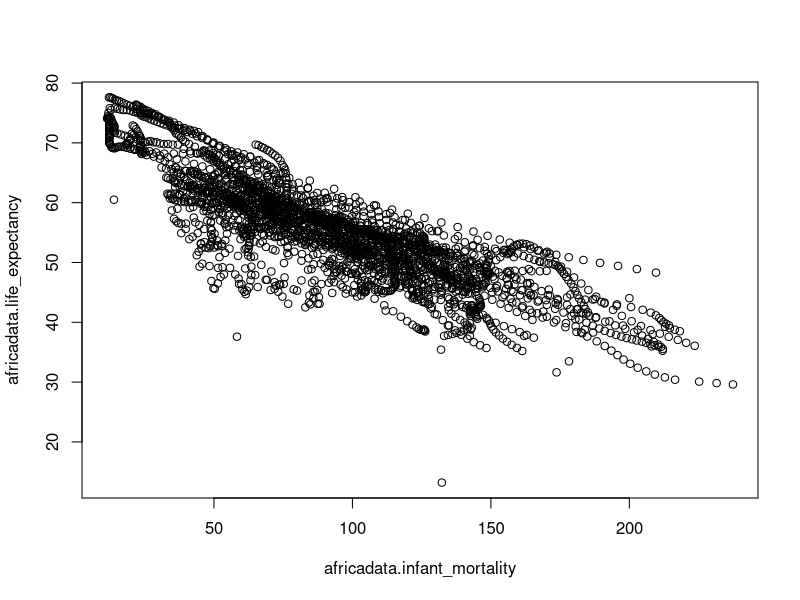
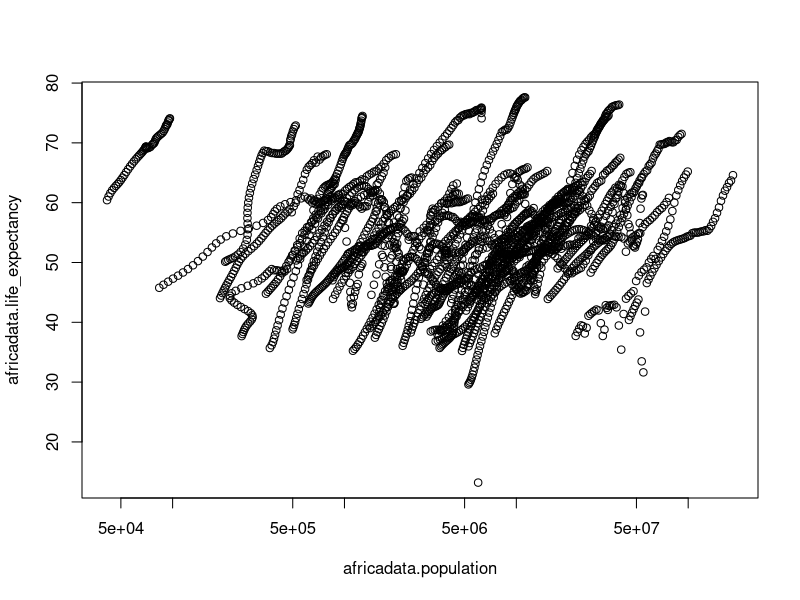
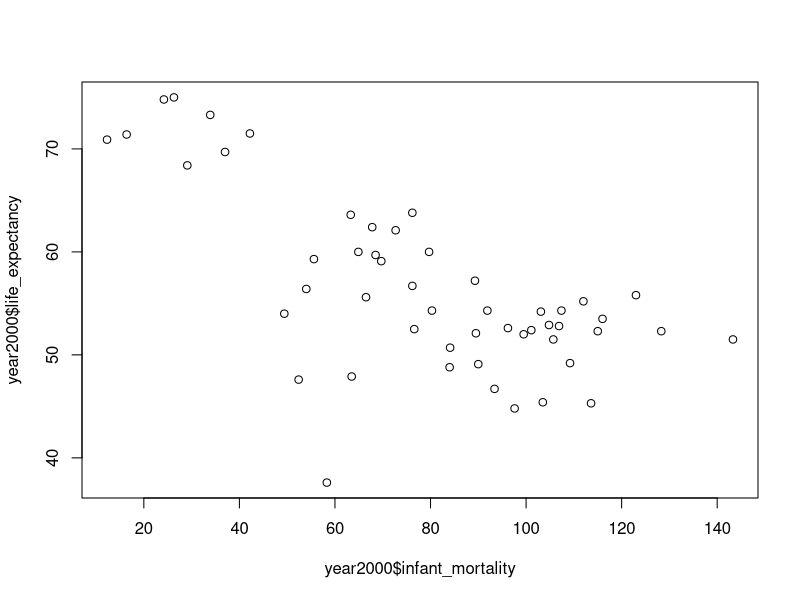
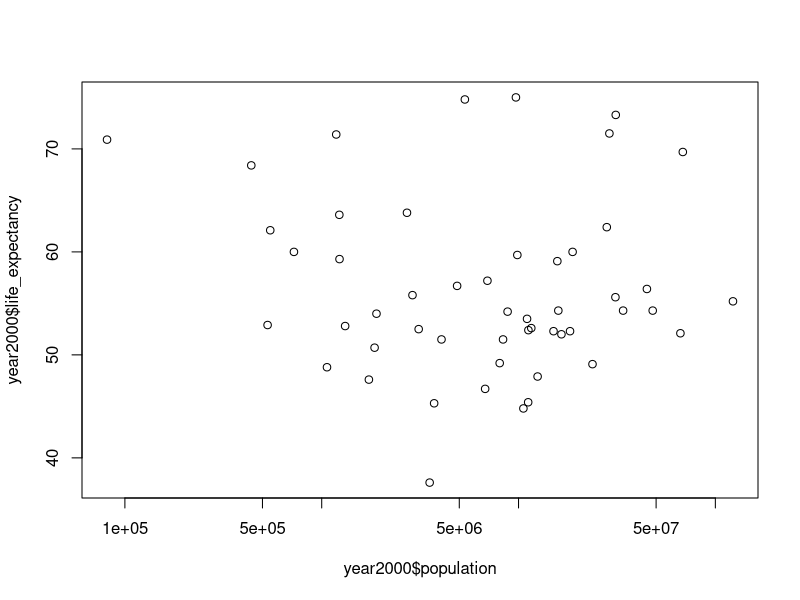

R code for these plots, in order:
## ---- chunk 1
library("dslabs")
str(gapminder)
summary(gapminder)
data(gapminder)

africadata <- subset(gapminder, (continent == "Africa"))
#creates a new dataframe from a subset of the old one where the continent is Africa
str(africadata)
#Checks to make sure I have the correct number of observations

inf_LE <- data.frame(africadata$infant_mortality, africadata$life_expectancy)
#creates a new dataframe from these two columns of the africadata dataframe
#this one is for infant mortality and Life expectancy
str(inf_LE)
#This checks to make sure I got it right

pop_LE <- data.frame(africadata$population, africadata$life_expectancy)
#This creates a new dataframe for population and life expectancy data
str(pop_LE)
#This checks that I have everything right

plot(inf_LE)
#plots this dataframe on a scatter plot
#plot(pop_LE$africadata.population, pop_LE$africadata.life_expectancy, log = "x")
#above is one option for generating the other scatter plot
plot(pop_LE, log = "x")
#here is a neater version
#the log function is where you can specify which axis should be in log, in this case population
## ---- chunk 2
year_inf <- data.frame(africadata$year, africadata$infant_mortality)
#this creates a matrix with year and infant mortality
year_inf[is.na(year_inf)] <- "A"
#this line rewrites the dataset, changing all NA's to A
missing <- subset(year_inf, (africadata.infant_mortality == "A"))
#this makes a new dataset with the subset function that pulls out all the years with A as a value
#This didn't work with NA which is why I changed it to A. Not the most elegant solution but it works
str(missing)
#this line is for checking

year2000 <- subset(africadata, (year == "2000"))
#this creates a new data.frame with all the data from the year 2000 from africadata
str(year2000)
#this is for checking

plot(year2000$infant_mortality, year2000$life_expectancy)

plot(year2000$population, year2000$life_expectancy, log = "x")
## ---- chunk 3
fit1 <- lm(year2000$life_expectancy ~ year2000$infant_mortality)
summary(fit1)
fit2 <- lm(year2000$life_expectancy ~ year2000$population)
summary(fit2)
